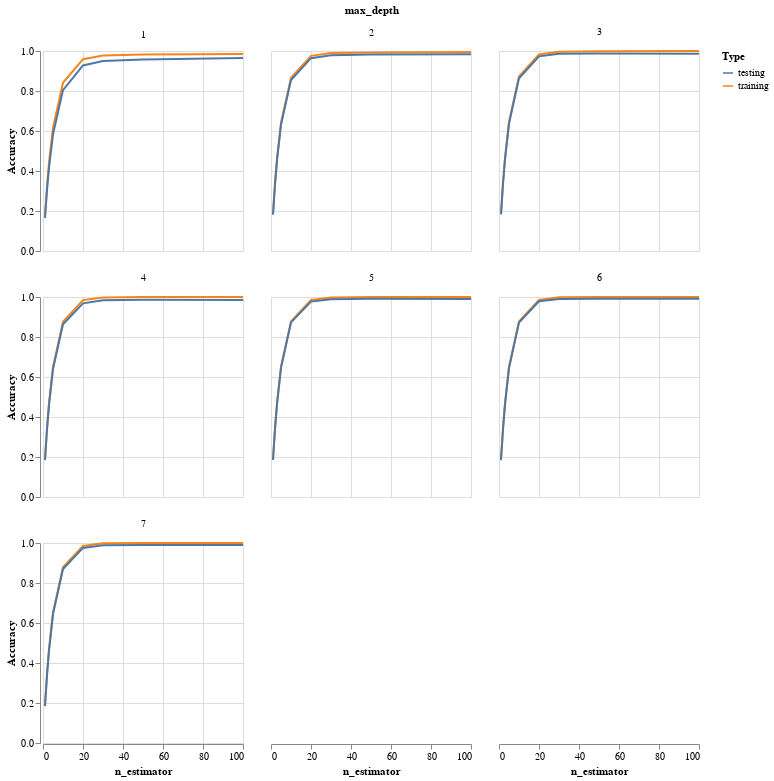

This figure's notebook cell:
### Code cell
n_est = [1,2,3,5,10,20,30,50,100]
max_depth = range(1,8)
X_train, X_test, y_train, y_test = test_train_compound(df, "tbp")
trees = []
train_acc = []
test_acc = []
depth = []
for j in max_depth:
    for i in n_est:
        trees.append(i)
        depth.append(j)
        gbr = GradientBoostingRegressor(n_estimators = i, max_depth = j, random_state=0).fit(X_train, y_train)
        train_acc.append(gbr.score(X_train, y_train))
        test_acc.append(gbr.score(X_test, y_test))
        print(j,i)
df_gbr = pd.DataFrame({'training' : train_acc,
                      'testing' : test_acc,
                      'n_estimator' : trees,
                      'max_depth' : depth})
df_gbr = df_gbr.melt(id_vars = ['n_estimator', 'max_depth'], var_name = 'Type', value_name = 'Accuracy')
df_gbr
alt.Chart(df_gbr).mark_line().encode(
    alt.X('n_estimator'),
    alt.Y('Accuracy', scale=alt.Scale(domain=[0, 1])),
    alt.Color('Type'),
    alt.Facet('max_depth')
    ).properties(width = 200, height = 200, columns = 3)

### Figure 1 — Vega-Lite specification as saved in the notebook (floating-point values rounded to 4 significant figures)
{"$schema": "https://vega.github.io/schema/vega-lite/v3.4.0.json", "columns": 3, "config": {"mark": {"tooltip": null}, "view": {"height": 300, "width": 400}}, "data": {"name": "data-9648359896df420e09f3f35444ae13cf"}, "datasets": {"data-9648359896df420e09f3f35444ae13cf": [{"Accuracy": 0.1788, "Type": "training", "max_depth": 1, "n_estimator": 1}, {"Accuracy": 0.3238, "Type": "training", "max_depth": 1, "n_estimator": 2}, {"Accuracy": 0.4419, "Type": "training", "max_depth": 1, "n_estimator": 3}, {"Accuracy": 0.6166, "Type": "training", "max_depth": 1, "n_estimator": 5}, {"Accuracy": 0.8409, "Type": "training", "max_depth": 1, "n_estimator": 10}, {"Accuracy": 0.9591, "Type": "training", "max_depth": 1, "n_estimator": 20}, {"Accuracy": 0.9779, "Type": "training", "max_depth": 1, "n_estimator": 30}, {"Accuracy": 0.9831, "Type": "training", "max_depth": 1, "n_estimator": 50}, {"Accuracy": 0.9855, "Type": "training", "max_depth": 1, "n_estimator": 100}, {"Accuracy": 0.1867, "Type": "training", "max_depth": 2, "n_estimator": 1}, {"Accuracy": 0.3379, "Type": "training", "max_depth": 2, "n_estimator": 2}, {"Accuracy": 0.4606, "Type": "training", "max_depth": 2, "n_estimator": 3}, {"Accuracy": 0.6409, "Type": "training", "max_depth": 2, "n_estimator": 5}, {"Accuracy": 0.8668, "Type": "training", "max_depth": 2, "n_estimator": 10}, {"Accuracy": 0.9757, "Type": "training", "max_depth": 2, "n_estimator": 20}, {"Accuracy": 0.9899, "Type": "training", "max_depth": 2, "n_estimator": 30}, {"Accuracy": 0.993, "Type": "training", "max_depth": 2, "n_estimator": 50}, {"Accuracy": 0.9949, "Type": "training", "max_depth": 2, "n_estimator": 100}, {"Accuracy": 0.1882, "Type": "training", "max_depth": 3, "n_estimator": 1}, {"Accuracy": 0.3407, "Type": "training", "max_depth": 3, "n_estimator": 2}, {"Accuracy": 0.4645, "Type": "training", "max_depth": 3, "n_estimator": 3}, {"Accuracy": 0.6459, "Type": "training", "max_depth": 3, "n_estimator": 5}, {"Accuracy": 0.8731, "Type": "training", "max_depth": 3, "n_estimator": 10}, {"Accuracy": 0.9825, "Type": "training", "max_depth": 3, "n_estimator": 20}, {"Accuracy": 0.9967, "Type": "training", "max_depth": 3, "n_estimator": 30}, {"Accuracy": 0.999, "Type": "training", "max_depth": 3, "n_estimator": 50}, {"Accuracy": 0.9996, "Type": "training", "max_depth": 3, "n_estimator": 100}, {"Accuracy": 0.1892, "Type": "training", "max_depth": 4, "n_estimator": 1}, {"Accuracy": 0.3425, "Type": "training", "max_depth": 4, "n_estimator": 2}, {"Accuracy": 0.4667, "Type": "training", "max_depth": 4, "n_estimator": 3}, {"Accuracy": 0.6491, "Type": "training", "max_depth": 4, "n_estimator": 5}, {"Accuracy": 0.8764, "Type": "training", "max_depth": 4, "n_estimator": 10}, {"Accuracy": 0.9844, "Type": "training", "max_depth": 4, "n_estimator": 20}, {"Accuracy": 0.9978, "Type": "training", "max_depth": 4, "n_estimator": 30}, {"Accuracy": 0.9998, "Type": "training", "max_depth": 4, "n_estimator": 50}, {"Accuracy": 0.9999, "Type": "training", "max_depth": 4, "n_estimator": 100}, {"Accuracy": 0.1896, "Type": "training", "max_depth": 5, "n_estimator": 1}, {"Accuracy": 0.3432, "Type": "training", "max_depth": 5, "n_estimator": 2}, {"Accuracy": 0.4676, "Type": "training", "max_depth": 5, "n_estimator": 3}, {"Accuracy": 0.6501, "Type": "training", "max_depth": 5, "n_estimator": 5}, {"Accuracy": 0.8776, "Type": "training", "max_depth": 5, "n_estimator": 10}, {"Accuracy": 0.9849, "Type": "training", "max_depth": 5, "n_estimator": 20}, {"Accuracy": 0.9981, "Type": "training", "max_depth": 5, "n_estimator": 30}, {"Accuracy": 0.9999, "Type": "training", "max_depth": 5, "n_estimator": 50}, {"Accuracy": 1.0, "Type": "training", "max_depth": 5, "n_estimator": 100}, {"Accuracy": 0.1899, "Type": "training", "max_depth": 6, "n_estimator": 1}, {"Accuracy": 0.3437, "Type": "training", "max_depth": 6, "n_estimator": 2}, {"Accuracy": 0.4683, "Type": "training", "max_depth": 6, "n_estimator": 3}, {"Accuracy": 0.651, "Type": "training", "max_depth": 6, "n_estimator": 5}, {"Accuracy": 0.8781, "Type": "training", "max_depth": 6, "n_estimator": 10}, {"Accuracy": 0.9851, "Type": "training", "max_depth": 6, "n_estimator": 20}, {"Accuracy": 0.9981, "Type": "training", "max_depth": 6, "n_estimator": 30}, {"Accuracy": 0.9999, "Type": "training", "max_depth": 6, "n_estimator": 50}, {"Accuracy": 1.0, "Type": "training", "max_depth": 6, "n_estimator": 100}, {"Accuracy": 0.19, "Type": "training", "max_depth": 7, "n_estimator": 1}, {"Accuracy": 0.3438, "Type": "training", "max_depth": 7, "n_estimator": 2}, {"Accuracy": 0.4685, "Type": "training", "max_depth": 7, "n_estimator": 3}, {"Accuracy": 0.6512, "Type": "training", "max_depth": 7, "n_estimator": 5}, {"Accuracy": 0.8783, "Type": "training", "max_depth": 7, "n_estimator": 10}, {"Accuracy": 0.9852, "Type": "training", "max_depth": 7, "n_estimator": 20}, {"Accuracy": 0.9982, "Type": "training", "max_depth": 7, "n_estimator": 30}, {"Accuracy": 0.9999, "Type": "training", "max_depth": 7, "n_estimator": 50}, {"Accuracy": 1.0, "Type": "training", "max_depth": 7, "n_estimator": 100}, {"Accuracy": 0.1651, "Type": "testing", "max_depth": 1, "n_estimator": 1}, {"Accuracy": 0.3044, "Type": "testing", "max_depth": 1, "n_estimator": 2}, {"Accuracy": 0.4157, "Type": "testing", "max_depth": 1, "n_estimator": 3}, {"Accuracy": 0.5831, "Type": "testing", "max_depth": 1, "n_estimator": 5}, {"Accuracy": 0.8044, "Type": "testing", "max_depth": 1, "n_estimator": 10}, {"Accuracy": 0.9277, "Type": "testing", "max_depth": 1, "n_estimator": 20}, {"Accuracy": 0.9496, "Type": "testing", "max_depth": 1, "n_estimator": 30}, {"Accuracy": 0.9576, "Type": "testing", "max_depth": 1, "n_estimator": 50}, {"Accuracy": 0.9653, "Type": "testing", "max_depth": 1, "n_estimator": 100}, {"Accuracy": 0.1811, "Type": "testing", "max_depth": 2, "n_estimator": 1}, {"Accuracy": 0.3315, "Type": "testing", "max_depth": 2, "n_estimator": 2}, {"Accuracy": 0.4535, "Type": "testing", "max_depth": 2, "n_estimator": 3}, {"Accuracy": 0.6317, "Type": "testing", "max_depth": 2, "n_estimator": 5}, {"Accuracy": 0.855, "Type": "testing", "max_depth": 2, "n_estimator": 10}, {"Accuracy": 0.9643, "Type": "testing", "max_depth": 2, "n_estimator": 20}, {"Accuracy": 0.9783, "Type": "testing", "max_depth": 2, "n_estimator": 30}, {"Accuracy": 0.9823, "Type": "testing", "max_depth": 2, "n_estimator": 50}, {"Accuracy": 0.9841, "Type": "testing", "max_depth": 2, "n_estimator": 100}, {"Accuracy": 0.1828, "Type": "testing", "max_depth": 3, "n_estimator": 1}, {"Accuracy": 0.3351, "Type": "testing", "max_depth": 3, "n_estimator": 2}, {"Accuracy": 0.4586, "Type": "testing", "max_depth": 3, "n_estimator": 3}, {"Accuracy": 0.6372, "Type": "testing", "max_depth": 3, "n_estimator": 5}, {"Accuracy": 0.8635, "Type": "testing", "max_depth": 3, "n_estimator": 10}, {"Accuracy": 0.9732, "Type": "testing", "max_depth": 3, "n_estimator": 20}, {"Accuracy": 0.9862, "Type": "testing", "max_depth": 3, "n_estimator": 30}, {"Accuracy": 0.988, "Type": "testing", "max_depth": 3, "n_estimator": 50}, {"Accuracy": 0.9865, "Type": "testing", "max_depth": 3, "n_estimator": 100}, {"Accuracy": 0.1847, "Type": "testing", "max_depth": 4, "n_estimator": 1}, {"Accuracy": 0.3384, "Type": "testing", "max_depth": 4, "n_estimator": 2}, {"Accuracy": 0.461, "Type": "testing", "max_depth": 4, "n_estimator": 3}, {"Accuracy": 0.6404, "Type": "testing", "max_depth": 4, "n_estimator": 5}, {"Accuracy": 0.8635, "Type": "testing", "max_depth": 4, "n_estimator": 10}, {"Accuracy": 0.9684, "Type": "testing", "max_depth": 4, "n_estimator": 20}, {"Accuracy": 0.9836, "Type": "testing", "max_depth": 4, "n_estimator": 30}, {"Accuracy": 0.9861, "Type": "testing", "max_depth": 4, "n_estimator": 50}, {"Accuracy": 0.9854, "Type": "testing", "max_depth": 4, "n_estimator": 100}, {"Accuracy": 0.1851, "Type": "testing", "max_depth": 5, "n_estimator": 1}, {"Accuracy": 0.3392, "Type": "testing", "max_depth": 5, "n_estimator": 2}, {"Accuracy": 0.4643, "Type": "testing", "max_depth": 5, "n_estimator": 3}, {"Accuracy": 0.6472, "Type": "testing", "max_depth": 5, "n_estimator": 5}, {"Accuracy": 0.8729, "Type": "testing", "max_depth": 5, "n_estimator": 10}, {"Accuracy": 0.9769, "Type": "testing", "max_depth": 5, "n_estimator": 20}, {"Accuracy": 0.9888, "Type": "testing", "max_depth": 5, "n_estimator": 30}, {"Accuracy": 0.9907, "Type": "testing", "max_depth": 5, "n_estimator": 50}, {"Accuracy": 0.9905, "Type": "testing", "max_depth": 5, "n_estimator": 100}, {"Accuracy": 0.1846, "Type": "testing", "max_depth": 6, "n_estimator": 1}, {"Accuracy": 0.3382, "Type": "testing", "max_depth": 6, "n_estimator": 2}, {"Accuracy": 0.4627, "Type": "testing", "max_depth": 6, "n_estimator": 3}, {"Accuracy": 0.6453, "Type": "testing", "max_depth": 6, "n_estimator": 5}, {"Accuracy": 0.8726, "Type": "testing", "max_depth": 6, "n_estimator": 10}, {"Accuracy": 0.9786, "Type": "testing", "max_depth": 6, "n_estimator": 20}, {"Accuracy": 0.9905, "Type": "testing", "max_depth": 6, "n_estimator": 30}, {"Accuracy": 0.9918, "Type": "testing", "max_depth": 6, "n_estimator": 50}, {"Accuracy": 0.9917, "Type": "testing", "max_depth": 6, "n_estimator": 100}, {"Accuracy": 0.1846, "Type": "testing", "max_depth": 7, "n_estimator": 1}, {"Accuracy": 0.3382, "Type": "testing", "max_depth": 7, "n_estimator": 2}, {"Accuracy": 0.4626, "Type": "testing", "max_depth": 7, "n_estimator": 3}, {"Accuracy": 0.6449, "Type": "testing", "max_depth": 7, "n_estimator": 5}, {"Accuracy": 0.8702, "Type": "testing", "max_depth": 7, "n_estimator": 10}, {"Accuracy": 0.9755, "Type": "testing", "max_depth": 7, "n_estimator": 20}, {"Accuracy": 0.9884, "Type": "testing", "max_depth": 7, "n_estimator": 30}, {"Accuracy": 0.9898, "Type": "testing", "max_depth": 7, "n_estimator": 50}, {"Accuracy": 0.9899, "Type": "testing", "max_depth": 7, "n_estimator": 100}]}, "encoding": {"color": {"field": "Type", "type": "nominal"}, "facet": {"field": "max_depth", "type": "quantitative"}, "x": {"field": "n_estimator", "type": "quantitative"}, "y": {"field": "Accuracy", "scale": {"domain": [0, 1]}, "type": "quantitative"}}, "height": 200, "mark": "line", "width": 200}
